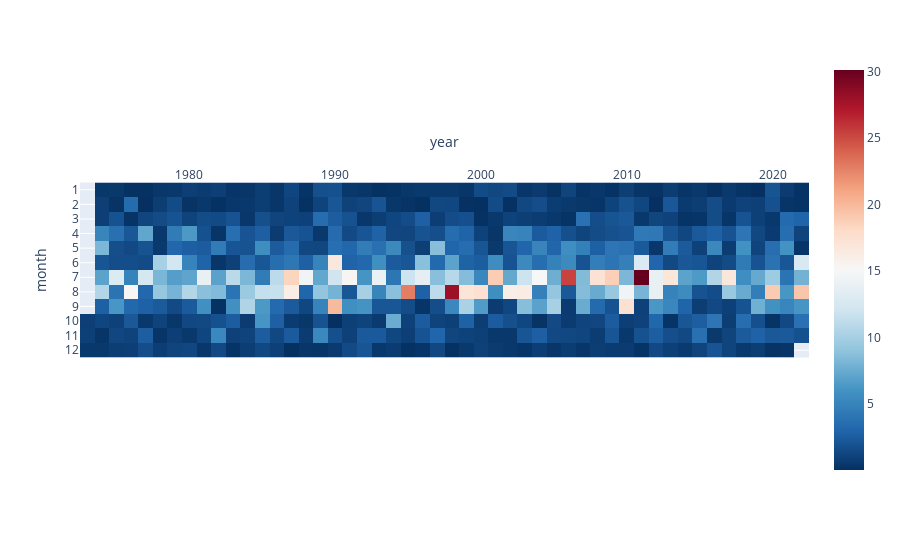

Source (notebook cell):
### Code cell
# avg per month 
monthly = df.groupby(['year','month']).mean()[[c]]
pv = monthly.pivot_table(index='month',columns = 'year')[c]

fig = px.imshow(
    pv, 
    color_continuous_scale='RdBu_r'
    )

fig.update_xaxes(side="top")
fig.update_layout(
    yaxis = dict(
        tickmode = 'array',
        tickvals = list(range(1, 13)),
        ticktext = list(range(1, 13))
    ),
    legend=dict(
        orientation="h"
    ))

### Figure 1 — Plotly figure (JSON) as saved in the notebook; plotly's stock layout.template omitted (floating-point values rounded to 4 significant figures; data arrays with more than 128 entries replaced by an {"elided": "..."} marker saying what was removed)
{"data": [{"coloraxis": "coloraxis", "hovertemplate": "year: %{x}<br>month: %{y}<br>color: %{z}<extra></extra>", "name": "0", "type": "heatmap", "x": [1973, 1974, 1975, 1976, 1977, 1978, 1979, 1980, 1981, 1982, 1983, 1984, 1985, 1986, 1987, 1988, 1989, 1990, 1991, 1992, 1993, 1994, 1995, 1996, 1997, 1998, 1999, 2000, 2001, 2002, 2003, 2004, 2005, 2006, 2007, 2008, 2009, 2010, 2011, 2012, 2013, 2014, 2015, 2016, 2017, 2018, 2019, 2020, 2021, 2022], "xaxis": "x", "y": [1, 2, 3, 4, 5, 6, 7, 8, 9, 10, 11, 12], "yaxis": "y", "z": {"elided": "12x50 float values"}}], "layout": {"coloraxis": {"colorscale": [[0, "rgb(5,48,97)"], [0.1, "rgb(33,102,172)"], [0.2, "rgb(67,147,195)"], [0.3, "rgb(146,197,222)"], [0.4, "rgb(209,229,240)"], [0.5, "rgb(247,247,247)"], [0.6, "rgb(253,219,199)"], [0.7, "rgb(244,165,130)"], [0.8, "rgb(214,96,77)"], [0.9, "rgb(178,24,43)"], [1, "rgb(103,0,31)"]]}, "legend": {"orientation": "h"}, "margin": {"t": 60}, "xaxis": {"anchor": "y", "constrain": "domain", "domain": [0, 1], "scaleanchor": "y", "side": "top", "title": {"text": "year"}}, "yaxis": {"anchor": "x", "autorange": "reversed", "constrain": "domain", "domain": [0, 1], "tickmode": "array", "ticktext": [1, 2, 3, 4, 5, 6, 7, 8, 9, 10, 11, 12], "tickvals": [1, 2, 3, 4, 5, 6, 7, 8, 9, 10, 11, 12], "title": {"text": "month"}}}}
